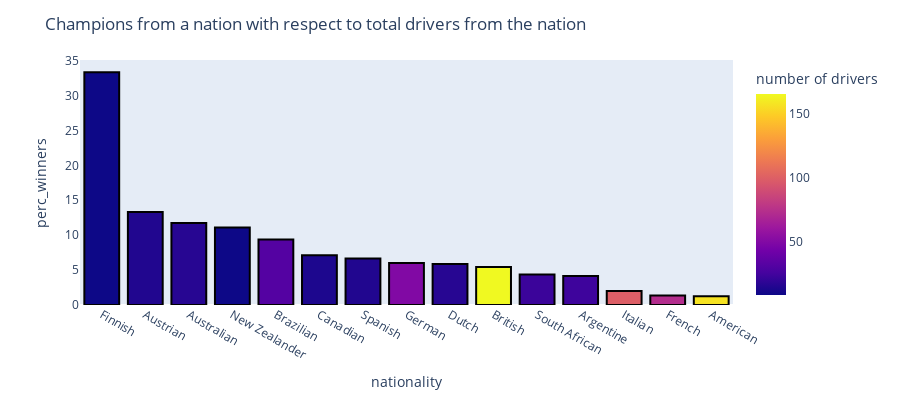

This figure's notebook cell:
### Code cell
#creating a bar chart

df = ratios
fig = px.bar(df, x='nationality', y='perc_winners',
         hover_data=['champions','number of drivers'], color='number of drivers',
         height=400)
fig.update_traces(textfont_size=20,
              marker=dict(line=dict(color='#000000', width=2)))
fig.update_layout(
    title="Champions from a nation with respect to total drivers from the nation")
fig.update_xaxes(showgrid=False)
fig.update_yaxes(showgrid=False)

### Figure 1 — Plotly figure (JSON) as saved in the notebook; plotly's stock layout.template omitted (floating-point values rounded to 4 significant figures)
{"data": [{"alignmentgroup": "True", "customdata": [[3, 9], [2, 15], [2, 17], [1, 9], [3, 32], [1, 14], [1, 15], [3, 50], [1, 17], [9, 165], [1, 23], [1, 24], [2, 99], [1, 73], [2, 157]], "hovertemplate": "nationality=%{x}<br>perc_winners=%{y}<br>champions=%{customdata[0]}<br>number of drivers=%{marker.color}<extra></extra>", "legendgroup": "", "marker": {"color": [9, 15, 17, 9, 32, 14, 15, 50, 17, 165, 23, 24, 99, 73, 157], "coloraxis": "coloraxis", "line": {"color": "#000000", "width": 2}, "pattern": {"shape": ""}}, "name": "", "offsetgroup": "", "orientation": "v", "showlegend": false, "textfont": {"size": 20}, "textposition": "auto", "type": "bar", "x": ["Finnish", "Austrian", "Australian", "New Zealander", "Brazilian", "Canadian", "Spanish", "German", "Dutch", "British", "South African", "Argentine", "Italian", "French", "American"], "xaxis": "x", "y": [33.33, 13.33, 11.76, 11.11, 9.38, 7.14, 6.67, 6, 5.88, 5.45, 4.35, 4.17, 2.02, 1.37, 1.27], "yaxis": "y"}], "layout": {"barmode": "relative", "coloraxis": {"colorbar": {"title": {"text": "number of drivers"}}, "colorscale": [[0, "#0d0887"], [0.1111, "#46039f"], [0.2222, "#7201a8"], [0.3333, "#9c179e"], [0.4444, "#bd3786"], [0.5556, "#d8576b"], [0.6667, "#ed7953"], [0.7778, "#fb9f3a"], [0.8889, "#fdca26"], [1, "#f0f921"]]}, "height": 400, "legend": {"tracegroupgap": 0}, "margin": {"t": 60}, "title": {"text": "Champions from a nation with respect to total drivers from the nation"}, "xaxis": {"anchor": "y", "domain": [0, 1], "showgrid": false, "title": {"text": "nationality"}}, "yaxis": {"anchor": "x", "domain": [0, 1], "showgrid": false, "title": {"text": "perc_winners"}}}}
